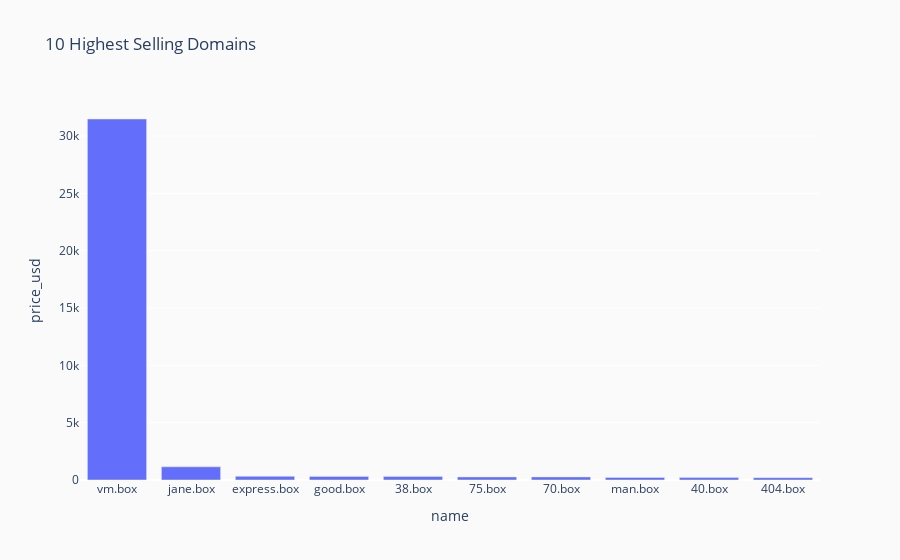

Notebook cell for this chart:
### Code cell
mint_to_sales_fig.update_layout(
    plot_bgcolor='#fafafa',
    paper_bgcolor='#fafafa',
    title="Mints to Sales Metrics"
)

listing_to_sales_fig.update_layout(
    plot_bgcolor='#fafafa',
    paper_bgcolor='#fafafa',
    title="Listings to Sales Metrics"
)

daily_box_mints_fig.update_layout(
    plot_bgcolor='#fafafa',
    paper_bgcolor='#fafafa',
    title="Daily Mints"
)

daily_box_sales_fig.update_layout(
    plot_bgcolor='#fafafa',
    paper_bgcolor='#fafafa',
    title="Daily Sales"
)

daily_vol_fig.update_layout(
    plot_bgcolor='#fafafa',
    paper_bgcolor='#fafafa',
    title="Daily Volume"
)

daily_sales_fig.update_layout(
    plot_bgcolor='#fafafa',
    paper_bgcolor='#fafafa',
    title="Daily Sales Metrics"
)

daily_mint_metrics_fig.update_layout(
    plot_bgcolor='#fafafa',
    paper_bgcolor='#fafafa',
    title="Daily Mints Metrics"
)

listings_growth_rate_fig.update_layout(
    plot_bgcolor='#fafafa',
    paper_bgcolor='#fafafa',
    title="Listings Growth Rate"
)

highest_selling_domains_fig.update_layout(
    plot_bgcolor='#fafafa',
    paper_bgcolor='#fafafa',
)

### Figure 1 — Plotly figure (JSON) as saved in the notebook; plotly's stock layout.template omitted (floating-point values rounded to 4 significant figures)
{"data": [{"alignmentgroup": "True", "hovertemplate": "name=%{x}<br>price_usd=%{y}<extra></extra>", "legendgroup": "", "marker": {"color": "#636efa", "pattern": {"shape": ""}}, "name": "", "offsetgroup": "", "orientation": "v", "showlegend": false, "textposition": "auto", "type": "bar", "x": ["vm.box", "jane.box", "express.box", "good.box", "38.box", "75.box", "70.box", "man.box", "40.box", "404.box"], "xaxis": "x", "y": [31480.0, 1152.0, 317.3, 314.6, 301.7, 269.2, 269.2, 224.6, 209.4, 203.7], "yaxis": "y"}], "layout": {"barmode": "relative", "legend": {"tracegroupgap": 0}, "paper_bgcolor": "#fafafa", "plot_bgcolor": "#fafafa", "title": {"text": "10 Highest Selling Domains"}, "xaxis": {"anchor": "y", "domain": [0, 1], "title": {"text": "name"}}, "yaxis": {"anchor": "x", "domain": [0, 1], "title": {"text": "price_usd"}}}}
